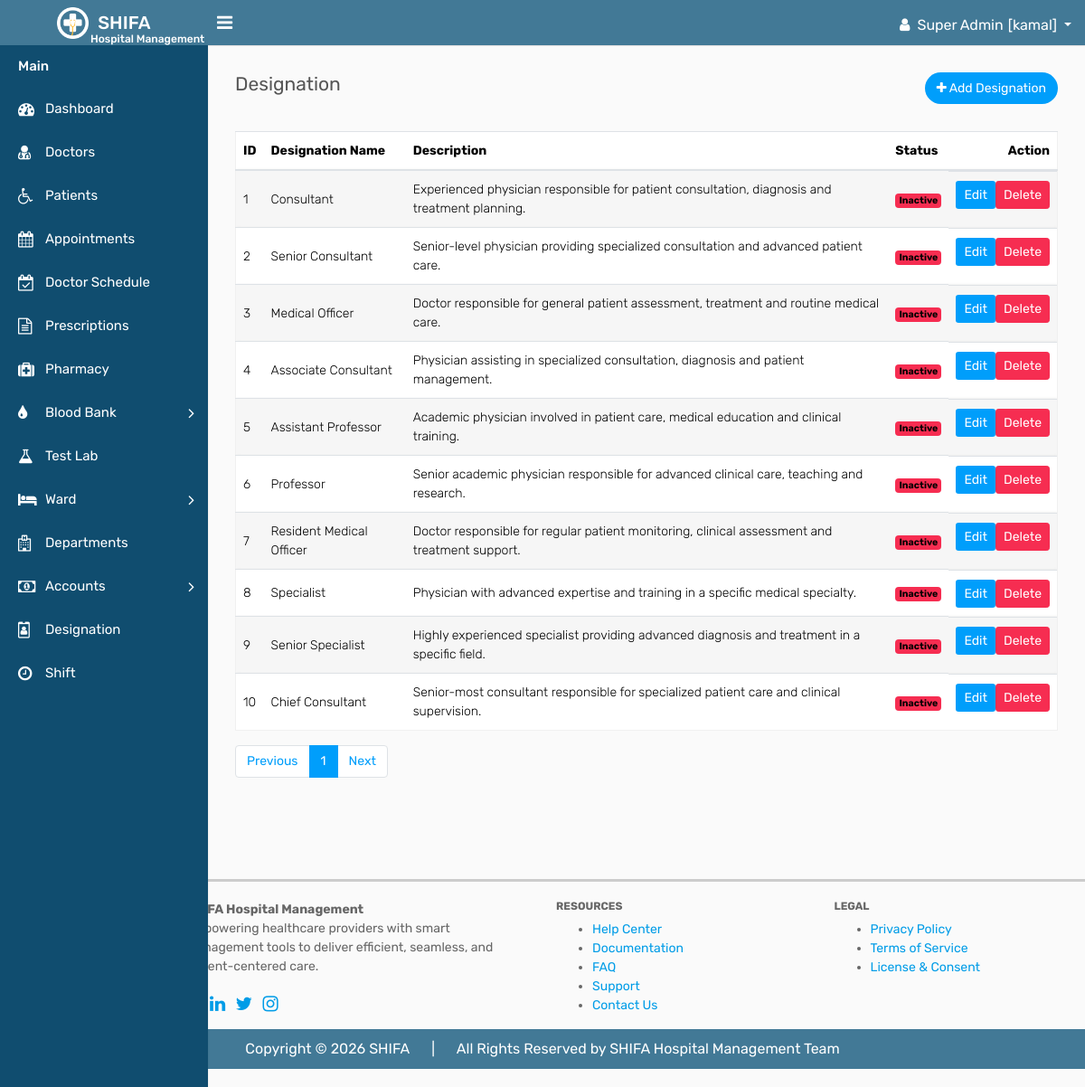
The app's page /designation/designation.php (signed in), older data.
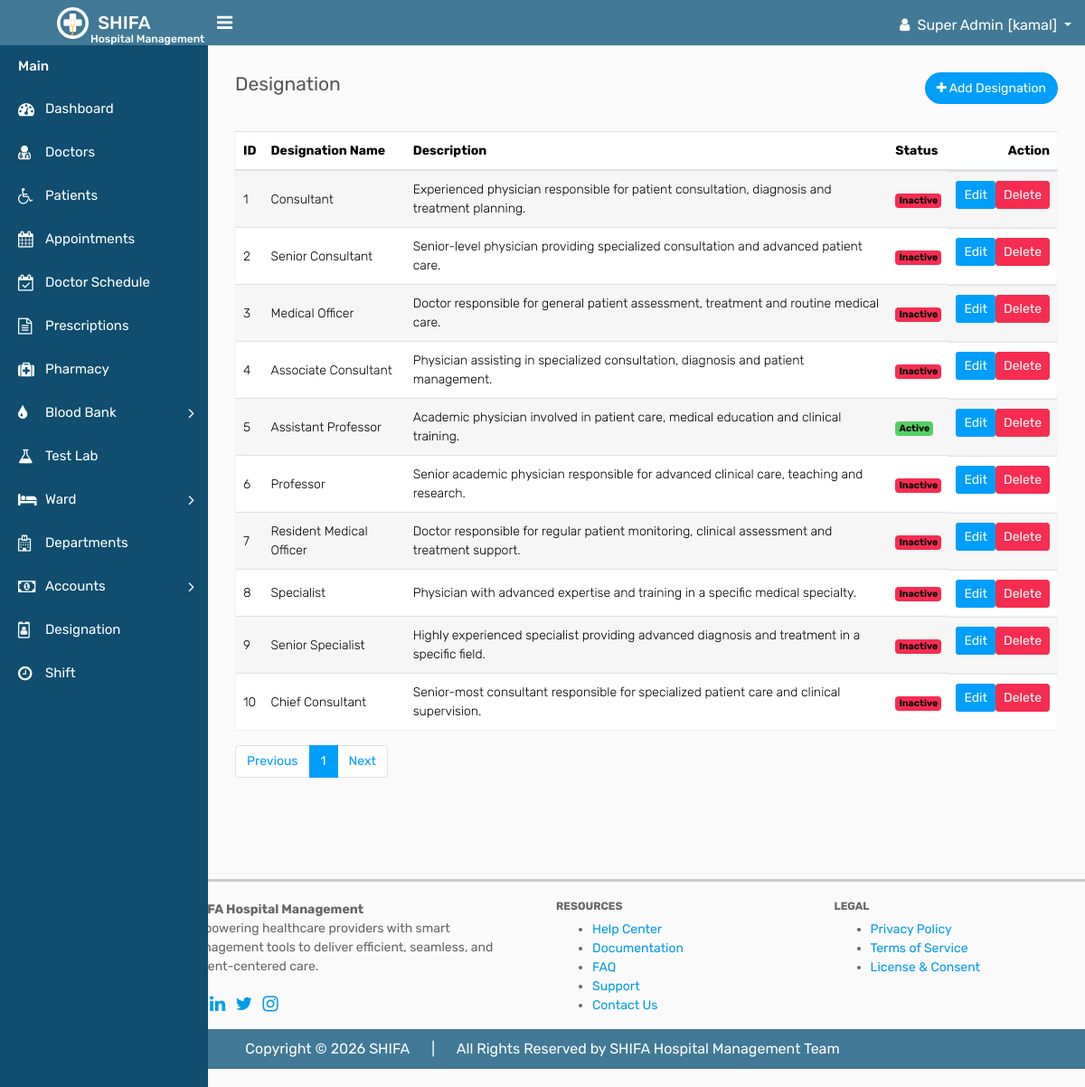
The same page, newer data.
### tables this page shows
CREATE TABLE `designation` (
  `id` int(11) NOT NULL,
  `designation_name` varchar(100) DEFAULT NULL,
  `description` varchar(255) DEFAULT NULL,
  `status` int(2) NOT NULL COMMENT '0=inactive, 1=active',
  `created_at` timestamp NULL DEFAULT NULL,
  `updated_at` timestamp NULL DEFAULT NULL,
  `deleted_at` datetime DEFAULT NULL
);

### crud/crud_class.php (called while the page is built, shortened)
<?php
class crud_class{
    private $host = "localhost";
    private $username = "root";
    private $password = "";
    private $database = "shifa";
    public $conn;
    public function __construct(){
        $this->conn = new mysqli($this->host, $this->username, $this->password, $this->database);
    }
    public function common_select($table, $columns = "*", $where = [],$where_condition = "AND", $order_by = "",
        $sort_order = "ASC",$limit = "",$offset = ""){
        $result=[
            "status"=>false,
            "data"=>[],
            "message"=>""
        ];
        $sql = "SELECT $columns FROM $table";
        if(!empty($where)){
            $where_clauses = [];
            foreach($where as $column => $value){
                $where_clauses[] = "$table" . "." . "$column = '" . $this->conn->real_escape_string($value) . "'";
            }
            $sql .= " WHERE " . implode(" $where_condition ", $where_clauses);
            $sql .= " AND deleted_at IS NULL";
        }else{
            $sql .= " WHERE deleted_at IS NULL";
        }
        if(!empty($order_by)){
            $sql .= " ORDER BY $order_by $sort_order";
        }
        if(!empty($limit)){
            $sql .= " LIMIT $limit";
        }
        $rs = $this->conn->query($sql);
        if($rs->num_rows > 0){
            $result["status"] = true;
            $result["message"] = "Records found";
            while($row = $rs->fetch_object()){
                $result["data"][] = $row;
            }
            return $result;
        } else {
            $result["message"] = "No records found";
            return $result;
        }
    }
}

### component/connection.php (called while the page is built, shortened)
<?php
    $base_url = "http://localhost/shifa/";
    require_once  ($_SERVER['DOCUMENT_ROOT'] . "/shifa/crud/crud_class.php");
    $crud = new crud_class();
?>

### designation/designation.php (the view, shortened to what the changed rows need)
<?php require_once "../component/header.php"; ?>
<?php require_once "../component/sidebar.php"; ?>
        <div class="page-wrapper">
            <div class="content">
                <div class="row">
                    <div class="col-md-12">
                        <div class="table-responsive">
                            <table class="table table-striped custom-table mb-0 datatable">
                                <thead>
                                    <tr>
                                        <th>ID</th>
                                        <th>Designation Name</th>
                                        <th>Description</th>
                                        <th>Status</th>
                                        <th class="text-right">Action</th>
                                    </tr>
                                </thead>
                                <tbody>
                                    <tr>
                                        <?php
                                        if(isset($_GET['page']) && is_numeric($_GET['page'])){
                                            $page = (int)$_GET['page'];
                                        } else {
                                            $page = 1;
                                        }
                                        $designation = $crud->common_select("designation",'*',[],'AND','id','ASC',10,($page-1)*10);
                                        if($designation['status']){
                                        foreach ($designation['data'] as $designation) { ?>
                                        <td><?= $designation->id ?></td>
                                        <td><?= $designation->designation_name ?></td>
                                        <td><?= $designation->description ?></td>
                                        <td>
                                            <?php if ($designation->status == '1') { ?>
                                            <span class="badge bg-success">Active</span>
                                            <?php } else { ?>
                                            <span class="badge bg-danger">Inactive</span>
                                            <?php } ?>
                                        </td>
                                        <td class="d-flex justify-content-end">
                                            <a href="<?= $base_url ?>designation/edit_designation.php?id=<?= $designation->id ?>" class="btn btn-sm btn-primary mb-2 mb-lg-0 me-0 me-lg-2">Edit</a>
                                            <a onclick="return confirm('Are you sure you want to delete this designation?');" href="<?= $base_url ?>designation/delete_designation.php?id=<?= $designation->id ?>" class="btn btn-sm btn-danger">Delete</a>
                                        </td>
                                    </tr>
                                            <?php } } ?>
                                </tbody>
                            </table>
                        </div>
        </div>
    </div>
</div>
        </div>
    </div>
<?php require_once "../component/footer.php"; ?>

Row changes from the older to the newer data that the page shows:
changed designation "Assistant Professor": status "Inactive" → "Active"
